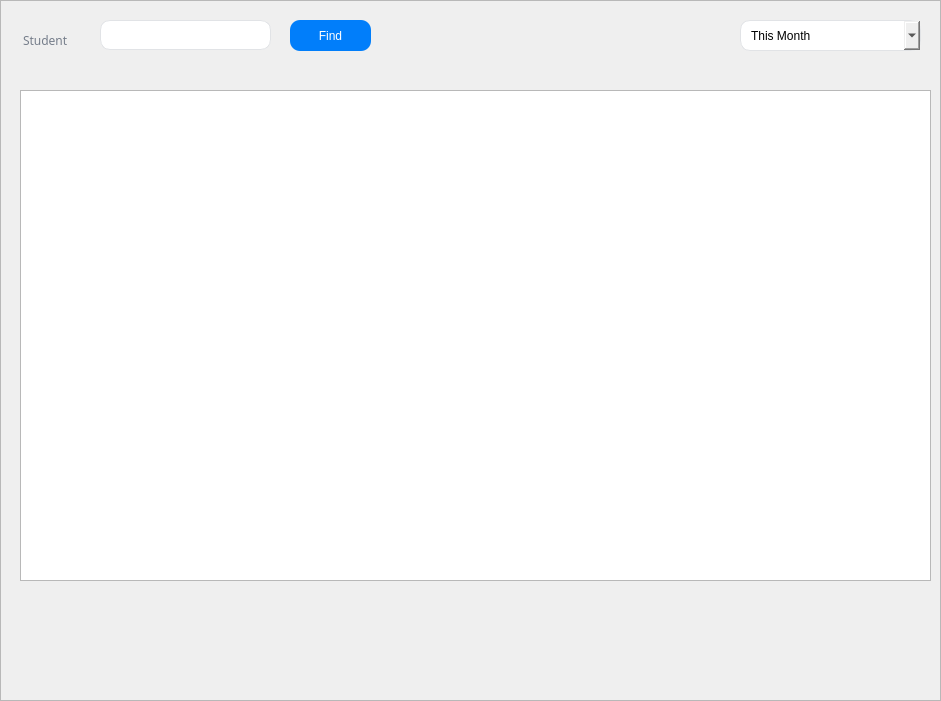
     <widget class="QFrame" name="StudentsArea">
      <property name="geometry">
       <rect>
        <x>0</x>
        <y>60</y>
        <width>941</width>
        <height>701</height>
       </rect>
      </property>
      <property name="frameShape">
       <enum>QFrame::StyledPanel</enum>
      </property>
      <property name="frameShadow">
       <enum>QFrame::Raised</enum>
      </property>
      <widget class="QComboBox" name="CmbRange">
       <property name="geometry">
        <rect>
         <x>740</x>
         <y>20</y>
         <width>181</width>
         <height>31</height>
        </rect>
       </property>
       <property name="styleSheet">
        <string notr="true">border: 1px solid rgb(225, 227, 230);
color: rgb(0, 0, 0);
border-radius: 10px;
padding-left: 10px;</string>
       </property>
       <item>
        <property name="text">
         <string>This Month</string>
        </property>
       </item>
       <item>
        <property name="text">
         <string>Last Month</string>
        </property>
       </item>
      </widget>
      <widget class="QPushButton" name="BtnStudentSearch">
       <property name="enabled">
        <bool>false</bool>
       </property>
       <property name="geometry">
        <rect>
         <x>290</x>
         <y>20</y>
         <width>81</width>
         <height>31</height>
        </rect>
       </property>
       <property name="cursor">
        <cursorShape>PointingHandCursor</cursorShape>
       </property>
       <property name="styleSheet">
        <string notr="true">background-color: rgb(1, 126, 250);
border-radius: 10px;
color: rgb(255, 255, 255);</string>
       </property>
       <property name="text">
        <string>Find</string>
       </property>
      </widget>
      <widget class="QLabel" name="label_6">
       <property name="geometry">
        <rect>
         <x>10</x>
         <y>30</y>
         <width>83</width>
         <height>20</height>
        </rect>
       </property>
       <property name="font">
        <font>
         <family>Franklin Gothic Medium</family>
         <pointsize>9</pointsize>
        </font>
       </property>
       <property name="styleSheet">
        <string notr="true">color: rgb(117, 125, 138);
padding-left: 10px;</string>
       </property>
       <property name="text">
        <string>Student</string>
       </property>
      </widget>
      <widget class="QLineEdit" name="TxtStudentId">
       <property name="geometry">
        <rect>
         <x>100</x>
         <y>20</y>
         <width>171</width>
         <height>30</height>
        </rect>
       </property>
       <property name="styleSheet">
        <string notr="true">border: 1px solid rgb(225, 227, 230);
color: rgb(0, 0, 0);
border-radius: 10px;
padding-left: 10px;</string>
       </property>
       <property name="inputMask">
        <string/>
       </property>
       <property name="text">
        <string/>
       </property>
      </widget>
      <widget class="QTableWidget" name="TblPaymentData">
       <property name="geometry">
        <rect>
         <x>20</x>
         <y>90</y>
         <width>911</width>
         <height>491</height>
        </rect>
       </property>
       <property name="font">
        <font>
         <family>Franklin Gothic Medium</family>
         <pointsize>15</pointsize>
        </font>
       </property>
       <attribute name="horizontalHeaderMinimumSectionSize">
        <number>61</number>
       </attribute>
       <attribute name="horizontalHeaderDefaultSectionSize">
        <number>151</number>
       </attribute>
      </widget>
     </widget>
